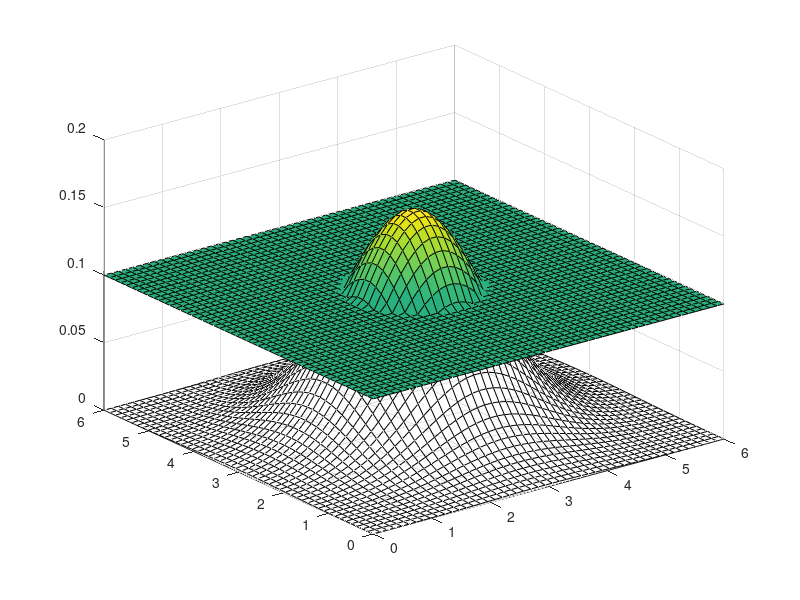

MATLAB code for this plot: (Note: this script raises an error after producing the figure.)
clear all
clc

N = 6.0;
pointsNum = 50;
threshold = 0.1;
sigma = [1 0; 0 1];
mu = [3 3];

x=linspace(0, N,pointsNum);
y=x;
[X,Y]=meshgrid(x,y);

meshPoint = [reshape(X,[],1) reshape(Y,[],1)];


for n =1:size(meshPoint,1)
    z(n)= (1/sqrt((2*pi)^2*det(sigma)))*exp((-1/2)*(meshPoint(n,:)-mu)*sigma^-1*(meshPoint(n,:)-mu)');
end

z = reshape(z,50,50);

%surf(X,Y, z,'FaceAlpha',0.1);

planeZ = zeros(pointsNum,pointsNum)+threshold;
zLower = z;
zLower(zLower>= threshold) = threshold;

s1 = surf(X,Y, zLower,'FaceAlpha',0);

hold on

zUpper = z;
zUpper(zUpper<= threshold) = threshold;
s2 = surf(X,Y, zUpper,'FaceAlpha',1,'FaceColor', 'flat');
c2 = s2.CData;
c2(z < threshold) = 0;
s2.CData = c2;
s2.EdgeColor = 'none';

hold on

zProject =  zeros(pointsNum,pointsNum);
s3 = surf(X,Y, zProject,'FaceColor', 'flat');
c3 = s3.CData;
c3(z >= threshold) = 1;
c3(z < threshold) = 0;
s3.CData = c3;

xLab = xlabel('S');
xLab.Position = [5 -0.5 -0.05];
yLab = ylabel('T');
yLab.Position = [-0.5 5 -0.08];
XX = yLab.Position;
zlabel('K')

%shading interp
%axis tight